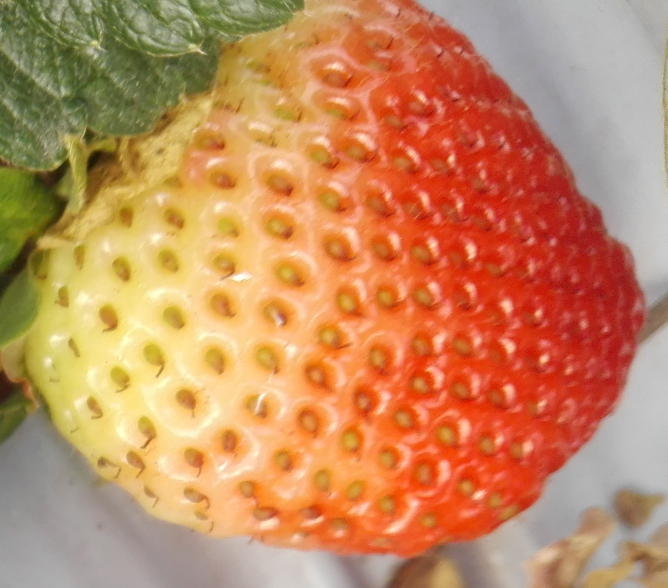
#> input picture citra_strawberry/strawberry1.jpg, 1335 x 1175 px, found by its file name (shown at 1/2 size); its folder holds only this picture in this run
$ jupyter execute 2318128AhmadEktraksiFiturPikselHSV.ipynb   (older library calls are emulated)
#> lines starting #> are read from the running program, lines starting #| are printed output that depends on the picture; after the words box and inside, x2 and y2 are one past the last pixel; in counts of white or black regions, pixels touching at a corner belong together
<a href="https://colab.research.google.com/github/Ahmad-Alfin/Comvis-Ekstraksi-Fitur-Warna-Stroberi-HSV/blob/main/2318128AhmadEktraksiFiturPikselHSV.ipynb" target="_parent"></a>

#**1. Mount Google Drive**

[cell 1]
from google.colab import drive
drive.mount('/content/drive')

#**2. Mengimport Library**

[cell 2]
import cv2
import numpy as np
import pandas as pd
from skimage.feature import graycomatrix, graycoprops
import os

#**3. Menentukan Path Folder dan Properti Fitur**

[cell 3]
# list properti yang akan diekstraksi
maturity_properties = ['hue_mean', 'saturation_mean', 'value_mean', 'hue_std', 'saturation_std', 'value_std', 'texture_contrast']

# path folder yang berisi gambar
folder_path = '/content/drive/MyDrive/Colab Notebooks/citra_strawberry'
data = []

# **4. Loop Load Data file Citra dan Proses Ekstraksi Fitur**

[cell 4]
# loop untuk setiap file citra di folder
for file_name in os.listdir(folder_path):
    if file_name.endswith('.jpg') or file_name.endswith('.jpeg') or file_name.endswith('.png') or file_name.endswith('.bmp'):
        row_data = []
        file_path = os.path.join(folder_path, file_name)
        row_data.append(file_name)

        # preprocessing gambar
        src = cv2.imread(file_path)
#> src is the input picture: shape (1175, 1335, 3); mean B, G, R 93.9, 137.5, 196.3
        src = cv2.resize(src, (300, 300))
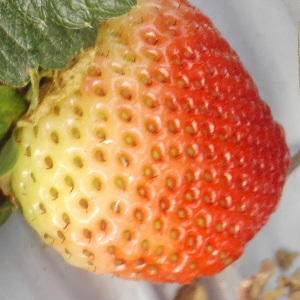
#> src: shape (300, 300, 3); mean B, G, R 93.8, 137.4, 196.2
        hsv = cv2.cvtColor(src, cv2.COLOR_BGR2HSV)
#> hsv: shape (300, 300, 3); mean H, S, V 21.3, 129.6, 197.2
        h, s, v = cv2.split(hsv)
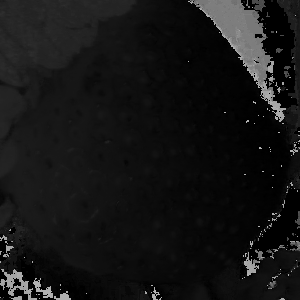
#> h: shape (300, 300); min 0, max 179, mean 21.3
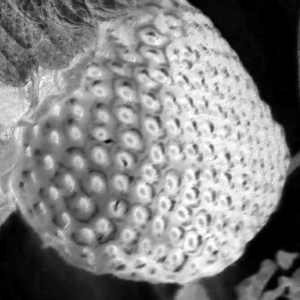
#> s: shape (300, 300); min 0, max 255, mean 129.6
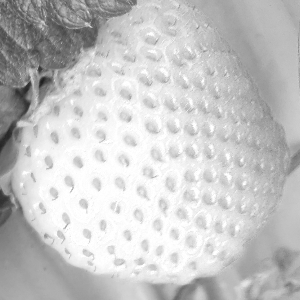
#> v: shape (300, 300); min 30, max 255, mean 197.2

        # ekstraksi properti warna
        hue_mean = np.mean(h)
#> hue_mean = 21.26
        saturation_mean = np.mean(s)
#> saturation_mean = 129.6
        value_mean = np.mean(v)
#> value_mean = 197.2
        hue_std = np.std(h)
#> hue_std = 30.43
        saturation_std = np.std(s)
#> saturation_std = 75.79
        value_std = np.std(v)
#> value_std = 43.5

        # ekstraksi properti bentuk
        contours, hierarchy = cv2.findContours(cv2.Canny(src, 100, 200), cv2.RETR_TREE, cv2.CHAIN_APPROX_SIMPLE)
#> contours = 614 contours, 514 with area under 20; largest, box (x1, y1, x2, y2) and area: (144, 113, 162, 135) 235, (144, 118, 160, 135) 162, (50, 0, 92, 17) 155, (137, 14, 176, 87) 154, (156, 190, 181, 237) 124
        cnt = max(contours, key=cv2.contourArea)
#> cnt = contour of 59 points, box (x1, y1, x2, y2) (144, 113, 162, 135), area 235
        perimeter = cv2.arcLength(cnt, True)
#> perimeter = 103.4
        area = cv2.contourArea(cnt)
#> area = 235
        circularity = 4 * np.pi * (area / perimeter ** 2)
#> circularity = 0.276
        aspect_ratio = float(src.shape[0]) / src.shape[1]
#> aspect_ratio = 1
        extent = area / (src.shape[0] * src.shape[1])
#> extent = 0.00261
        solidity = area / cv2.contourArea(cv2.convexHull(cnt))
#> solidity = 0.79

        # hitung kontras tekstur
        g = graycomatrix(v, distances=[1], angles=[0], symmetric=True, normed=True)
        contrast = graycoprops(g, 'contrast')
#> contrast = [70.46]
        # tambahkan ke data
        row_data.extend([hue_mean, saturation_mean, value_mean, hue_std, saturation_std, value_std, contrast])
        data.append(row_data)

# **5. Export Data Hasil Ekstraksi Fitur ke File Excel**

[cell 5]
# export ke file Excel
df = pd.DataFrame(data, columns=['file_name'] + maturity_properties)
#> df = table of 1 rows and 8 columns
file_path = os.path.join(folder_path, '2318128AhmadEkstraksiFiturWarnaPikselHSV.xlsx')
df.to_excel(file_path, index=False)

$ run again, on citra_strawberry/strawberry4.jpg
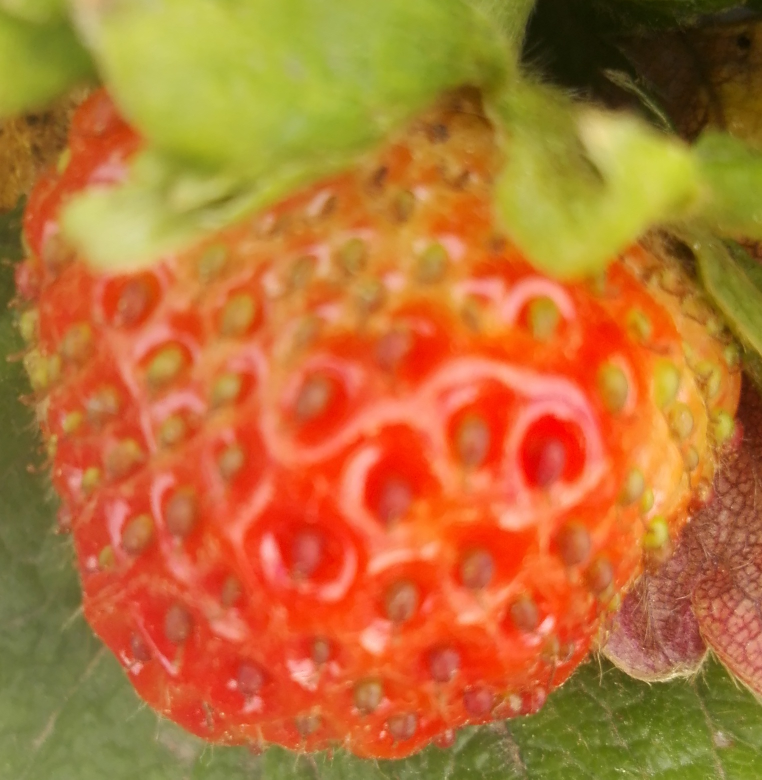
#> input picture citra_strawberry/strawberry4.jpg, 1524 x 1559 px, found by its file name (shown at 1/2 size)
#> src is the input picture: shape (1559, 1524, 3); mean B, G, R 51.5, 114.7, 184.7
#> src: shape (300, 300, 3)
#> hsv: shape (300, 300, 3); mean H, S, V 17.4, 182.4, 186.4
#> `h, s, v = cv2.split(hsv)`:
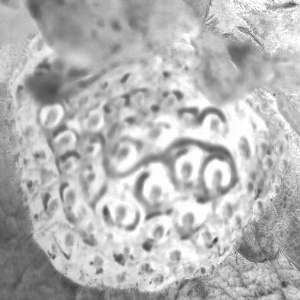
#> s: shape (300, 300); min 56, max 255, mean 182.4
#> `h, s, v = cv2.split(hsv)`:
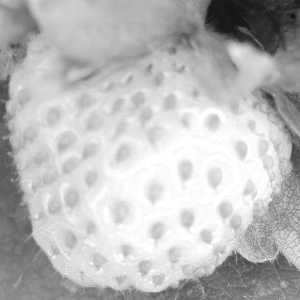
#> v: shape (300, 300); min 18, max 255, mean 186.4
#> hue_mean = 17.42
#> saturation_mean = 182.4
#> value_mean = 186.4
#> hue_std = 11.08
#> saturation_std = 40.64
#> value_std = 53.2
#> contours = 378 contours, 310 with area under 20; largest, box (x1, y1, x2, y2) and area: (172, 209, 207, 240) 190, (238, 230, 282, 282) 164, (2, 114, 17, 164) 148, (181, 213, 195, 228) 132, (142, 238, 155, 252) 110
#> cnt = contour of 128 points, box (x1, y1, x2, y2) (172, 209, 207, 240), area 190
#> perimeter = 259.3
#> area = 189.5
#> circularity = 0.0354
#> extent = 0.00211
#> solidity = 0.275
#> contrast = [50.29]
#> df = table of 1 rows and 8 columns

$ run again, on citra_strawberry/strawberry5.jpg
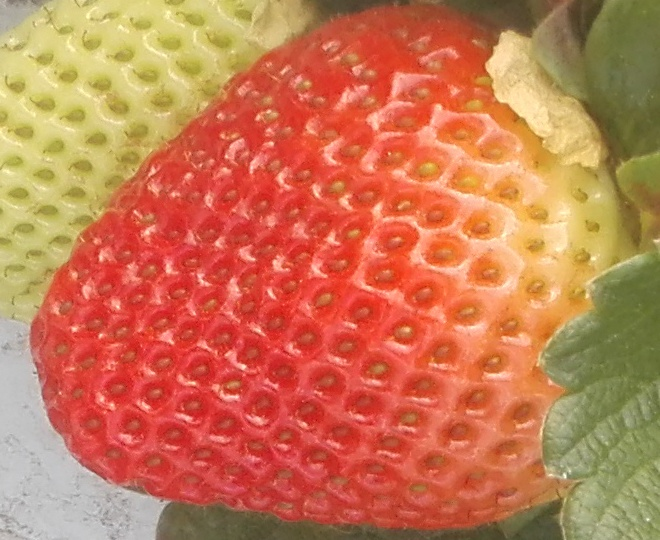
#> input picture citra_strawberry/strawberry5.jpg, 660 x 540 px, found by its file name
#> src is the input picture: shape (540, 660, 3); mean B, G, R 83.4, 120.7, 199.6
#> src: shape (300, 300, 3)
#> hsv: shape (300, 300, 3); mean H, S, V 15.3, 146.1, 200.1
#> `h, s, v = cv2.split(hsv)`:
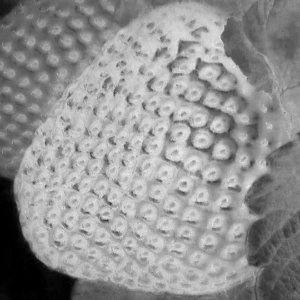
#> s: shape (300, 300); min 0, max 236, mean 146.1
#> `h, s, v = cv2.split(hsv)`:
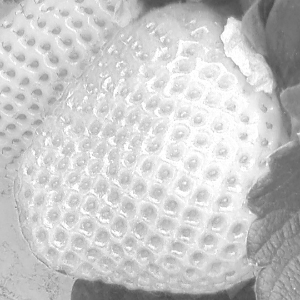
#> v: shape (300, 300); min 68, max 255, mean 200.1
#> hue_mean = 15.3
#> saturation_mean = 146.1
#> value_mean = 200.1
#> hue_std = 22.2
#> saturation_std = 50.11
#> value_std = 40.16
#> contours = 661 contours, 536 with area under 20; largest, box (x1, y1, x2, y2) and area: (152, 40, 199, 72) 264, (170, 57, 239, 134) 136, (176, 40, 199, 57) 132, (165, 125, 207, 189) 85, (79, 6, 95, 16) 84
#> cnt = contour of 156 points, box (x1, y1, x2, y2) (152, 40, 199, 72), area 264
#> perimeter = 306.4
#> area = 264
#> circularity = 0.0353
#> extent = 0.00293
#> solidity = 0.3
#> contrast = [92.21]
#> df = table of 1 rows and 8 columns

$ run again, on citra_strawberry/strawberry6.jpg
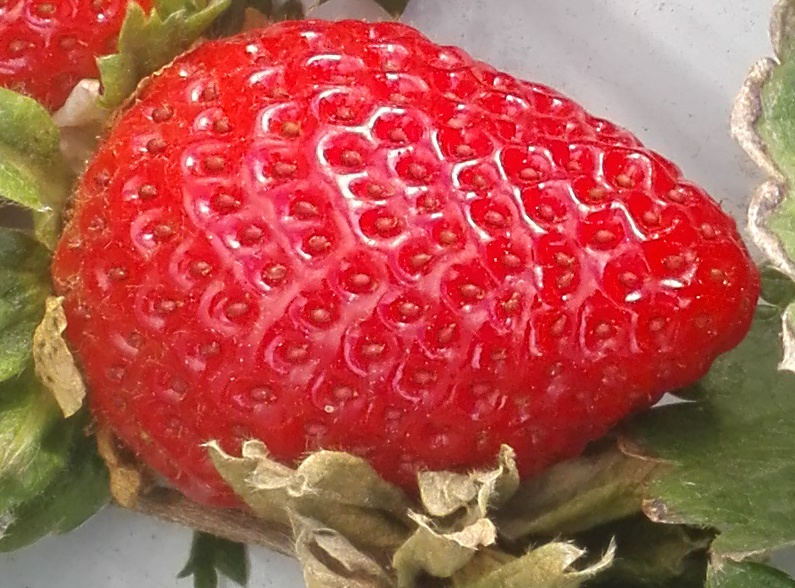
#> input picture citra_strawberry/strawberry6.jpg, 795 x 588 px, found by its file name
#> src is the input picture: shape (588, 795, 3); mean B, G, R 76.4, 86, 177.8
#> src: shape (300, 300, 3)
#> hsv: shape (300, 300, 3); mean H, S, V 80, 148.7, 178.4
#> `h, s, v = cv2.split(hsv)`:
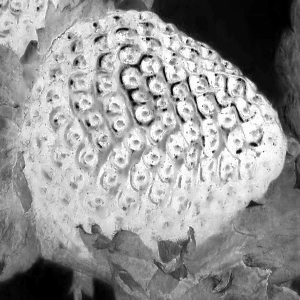
#> s: shape (300, 300); min 0, max 255, mean 148.7
#> `h, s, v = cv2.split(hsv)`:
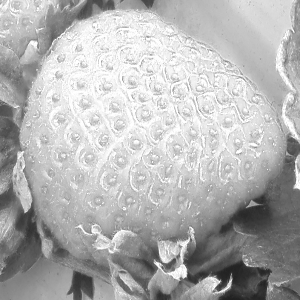
#> v: shape (300, 300); min 31, max 255, mean 178.4
#> hue_mean = 79.95
#> saturation_mean = 148.7
#> value_mean = 178.4
#> hue_std = 79.51
#> saturation_std = 71.42
#> value_std = 54.25
#> contours = 839 contours, 764 with area under 20; largest, box (x1, y1, x2, y2) and area: (11, 151, 33, 213) 674, (12, 151, 33, 213) 649, (49, 45, 117, 175) 492, (130, 53, 207, 120) 290, (106, 226, 197, 300) 219
#> cnt = contour of 58 points, box (x1, y1, x2, y2) (11, 151, 33, 213), area 674
#> perimeter = 147.2
#> area = 673.5
#> circularity = 0.391
#> extent = 0.00748
#> solidity = 0.839
#> contrast = [244.5]
#> df = table of 1 rows and 8 columns

$ run again, on citra_strawberry/strawberry10.jpg
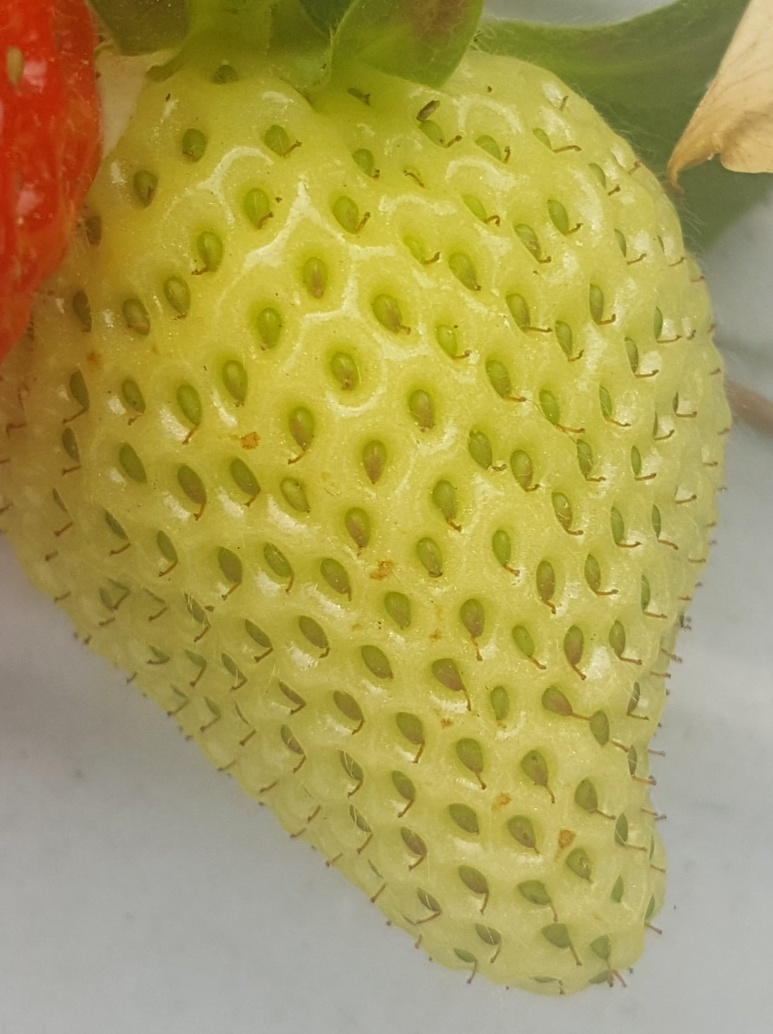
#> input picture citra_strawberry/strawberry10.jpg, 773 x 1034 px, found by its file name
#> src is the input picture: shape (1034, 773, 3); mean B, G, R 85.9, 157.8, 170.1
#> src: shape (300, 300, 3)
#> hsv: shape (300, 300, 3); mean H, S, V 27.6, 128.1, 170.5
#> `h, s, v = cv2.split(hsv)`:
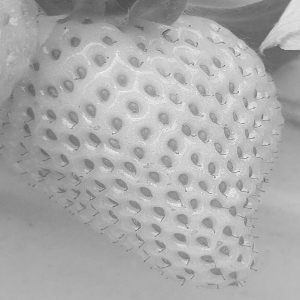
#> v: shape (300, 300); min 75, max 248, mean 170.5
#> hue_mean = 27.6
#> saturation_mean = 128.1
#> value_mean = 170.5
#> hue_std = 6.5
#> saturation_std = 74.15
#> value_std = 26.99
#> contours = 398 contours, 274 with area under 20; largest, box (x1, y1, x2, y2) and area: (210, 176, 269, 267) 238, (199, 255, 226, 281) 158, (207, 23, 226, 45) 153, (143, 81, 160, 98) 144, (71, 214, 246, 290) 133
#> cnt = contour of 252 points, box (x1, y1, x2, y2) (210, 176, 269, 267), area 238
#> perimeter = 480.7
#> area = 238.5
#> circularity = 0.013
#> extent = 0.00265
#> solidity = 0.0829
#> contrast = [62.97]
#> df = table of 1 rows and 8 columns
